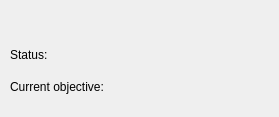
<?xml version="1.0" encoding="UTF-8"?>
<ui version="4.0">
 <class>PlayerDataWidget</class>
 <widget class="QWidget" name="PlayerDataWidget">
  <property name="geometry">
   <rect>
    <x>0</x>
    <y>0</y>
    <width>279</width>
    <height>117</height>
   </rect>
  </property>
  <property name="windowTitle">
   <string>Form</string>
  </property>
  <widget class="QWidget" name="layoutWidget">
   <property name="geometry">
    <rect>
     <x>10</x>
     <y>10</y>
     <width>257</width>
     <height>90</height>
    </rect>
   </property>
   <layout class="QVBoxLayout" name="verticalLayout">
    <item>
     <widget class="QLabel" name="player">
      <property name="font">
       <font>
        <pointsize>14</pointsize>
        <weight>75</weight>
        <bold>true</bold>
       </font>
      </property>
      <property name="text">
       <string/>
      </property>
     </widget>
    </item>
    <item>
     <layout class="QHBoxLayout" name="horizontalLayout_2">
      <item>
       <widget class="QLabel" name="statusHeader">
        <property name="text">
         <string>Status:</string>
        </property>
       </widget>
      </item>
      <item>
       <widget class="QLabel" name="status">
        <property name="text">
         <string/>
        </property>
       </widget>
      </item>
     </layout>
    </item>
    <item>
     <layout class="QHBoxLayout" name="horizontalLayout">
      <item>
       <widget class="QLabel" name="objectiveHeader">
        <property name="text">
         <string>Current objective:</string>
        </property>
       </widget>
      </item>
      <item>
       <widget class="QLabel" name="objective">
        <property name="text">
         <string/>
        </property>
       </widget>
      </item>
     </layout>
    </item>
   </layout>
  </widget>
 </widget>
 <resources/>
 <connections/>
</ui>
